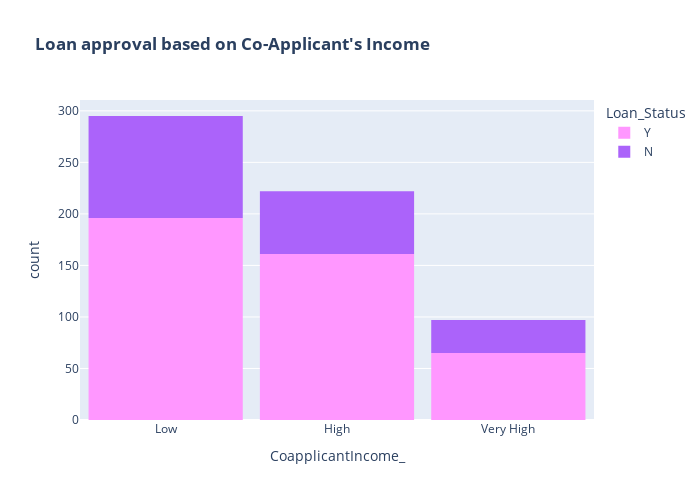

The notebook cell saved with this chart:
### Code cell
color_map = {"Y": "#FF97FF", "N": "#AB63FA"}
fig = px.histogram(train, x="CoapplicantIncome_", color="Loan_Status", title="<b>Loan approval based on Co-Applicant's Income</b>", color_discrete_map=color_map)
fig.update_layout(width=700, height=500, bargap=0.1)
fig.show()

### Figure 1 — Plotly figure (JSON) as saved in the notebook; plotly's stock layout.template omitted (floating-point values rounded to 4 significant figures; data arrays with more than 128 entries replaced by an {"elided": "..."} marker saying what was removed)
{"data": [{"alignmentgroup": "True", "bingroup": "x", "hovertemplate": "Loan_Status=Y<br>CoapplicantIncome_=%{x}<br>count=%{y}<extra></extra>", "legendgroup": "Y", "marker": {"color": "#FF97FF"}, "name": "Y", "offsetgroup": "Y", "orientation": "v", "showlegend": true, "type": "histogram", "x": {"elided": "422 str values"}, "xaxis": "x", "yaxis": "y"}, {"alignmentgroup": "True", "bingroup": "x", "hovertemplate": "Loan_Status=N<br>CoapplicantIncome_=%{x}<br>count=%{y}<extra></extra>", "legendgroup": "N", "marker": {"color": "#AB63FA"}, "name": "N", "offsetgroup": "N", "orientation": "v", "showlegend": true, "type": "histogram", "x": {"elided": "192 str values"}, "xaxis": "x", "yaxis": "y"}], "layout": {"bargap": 0.1, "barmode": "relative", "height": 500, "legend": {"title": {"text": "Loan_Status"}, "tracegroupgap": 0}, "title": {"text": "<b>Loan approval based on Co-Applicant's Income</b>"}, "width": 700, "xaxis": {"anchor": "y", "domain": [0, 1], "title": {"text": "CoapplicantIncome_"}}, "yaxis": {"anchor": "x", "domain": [0, 1], "title": {"text": "count"}}}}
